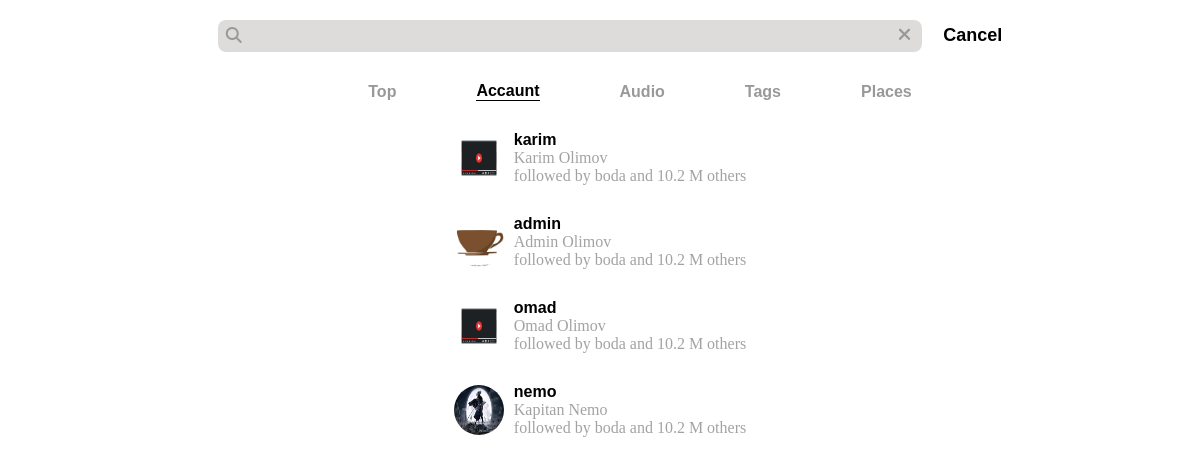
The app's page /search/ with its own data.
### authentication/models.py (models this page shows, shortened)
class User(AbstractBaseUser):
    email = models.EmailField(unique=True)
    username = models.CharField(max_length=50, unique=True)
    fullName = models.CharField(max_length=50)
    is_active = models.BooleanField(default=True)
    is_admin = models.BooleanField(default=False)
    step_completed =models.BooleanField(default=False)
    category = models.CharField(max_length=50, null=True)
    is_creator = models.BooleanField(default=False)
    is_salesman = models.BooleanField(default=False)
    objects = CustomUserManage()
    USERNAME_FIELD = "email"
    REQUIRED_FIELDS = ['username', 'fullName']

class Profile(models.Model):
    user = models.OneToOneField(User, on_delete=models.CASCADE, related_name='profile')
    bio = models.CharField(max_length=150)
    avatar = models.ImageField(upload_to="profile/avatar/", null=True, blank=True)
    website = models.URLField(null=True, blank=True)
    gender = models.CharField(max_length=50)

### search/views.py (the view)
# urls.py: path('', SearchPage.as_view(), name='search'),
class SearchPage(ListView):
    model = User
    template_name = 'index.html'
    context_object_name = 'users'
    def get_queryset(self):
        queryset = super().get_queryset()
        ism = self.request.GET.get("ism")
        if ism:
            queryset = queryset.filter(fullName__icontains=ism)
        return queryset

### reels/context_processors.py (called while the page is built)
def first_reel(request):
    reel = Reel.objects.first()
    return {"reel": reel}

### search/templates/index.html (shortened to what this page needs)
<!DOCTYPE html>
<html lang="en">
<head>
    <link rel="stylesheet" href="https://cdnjs.cloudflare.com/ajax/libs/font-awesome/6.6.0/css/all.min.css">
</head>
<body>
    <div class="search_wrapper">
        <div class="search">
            <form method="get">
                <i class="fa-solid fa-magnifying-glass"></i>
                <input type="text" name="ism">
                <i class="fa-solid fa-xmark"></i>
                <a href="#">Cancel</a>
            </form>
        </div>
        <div class="search_nav">
            <a href="#">Top</a>
            <a style="color: black; font-family: sans-serif; border-bottom: 1px solid black;" href="#">Accaunt</a>
            <a href="#">Audio</a>
            <a href="#">Tags</a>
            <a href="#">Places</a>
        </div>
        {% for user in users %}
        <div class="not_strange_accaunt">
            <img style="width: 50px;
            height: 50px; border-radius: 50%;"
                src="{{ user.profile.avatar.url }}" alt="">
            <div style="margin-left: 10px;">
                <a style="text-decoration: none;color: black; font-weight: 600; font-family: sans-serif;"
                    href="{% url 'profile' user.username %}">{{ user.username }}</a> <br>
                <span style="opacity: 0.90; color: #999;">{{ user.fullName }}</span> <br>
                <span style="opacity: 0.90; color: #999;">followed by boda and 10.2 M others</span>
            </div>
        </div>
        {% endfor %}
    </div>
</body>
</html>

### search/templates/index.html (style rules this page uses)
.search_wrapper { display: flex; flex-direction: column; align-items: center; justify-content: center; margin-top: 20px; }
.search input { width: 700px; background-color: #dedbdb; border: none; height: 30px; border-radius: 8px; outline: none; }
.fa-magnifying-glass { position: relative; left: 28px; color: #999; }
.search a { text-decoration: none; color: black; font-size: 18px; font-weight: 600; font-family: sans-serif; }
.fa-xmark { position: relative; right: 28px; font-size: 18px; color: #999; cursor: pointer; }
.search_nav { display: flex; align-items: center; justify-content: center; }
.search_nav a { margin-left: 80px; margin-top: 30px; text-decoration: none; font-family: sans-serif; color: #999; font-weight: bold; }
.not_strange_accaunt { display: flex; align-items: center; margin-top: 30px; }

### records on screen
User: profile.avatar (picture), username "karim", fullName "Karim Olimov"
User: profile.avatar (picture), username "admin", fullName "Admin Olimov"
User: profile.avatar (picture), username "omad", fullName "Omad Olimov"
User: profile.avatar (picture), username "nemo", fullName "Kapitan Nemo"
